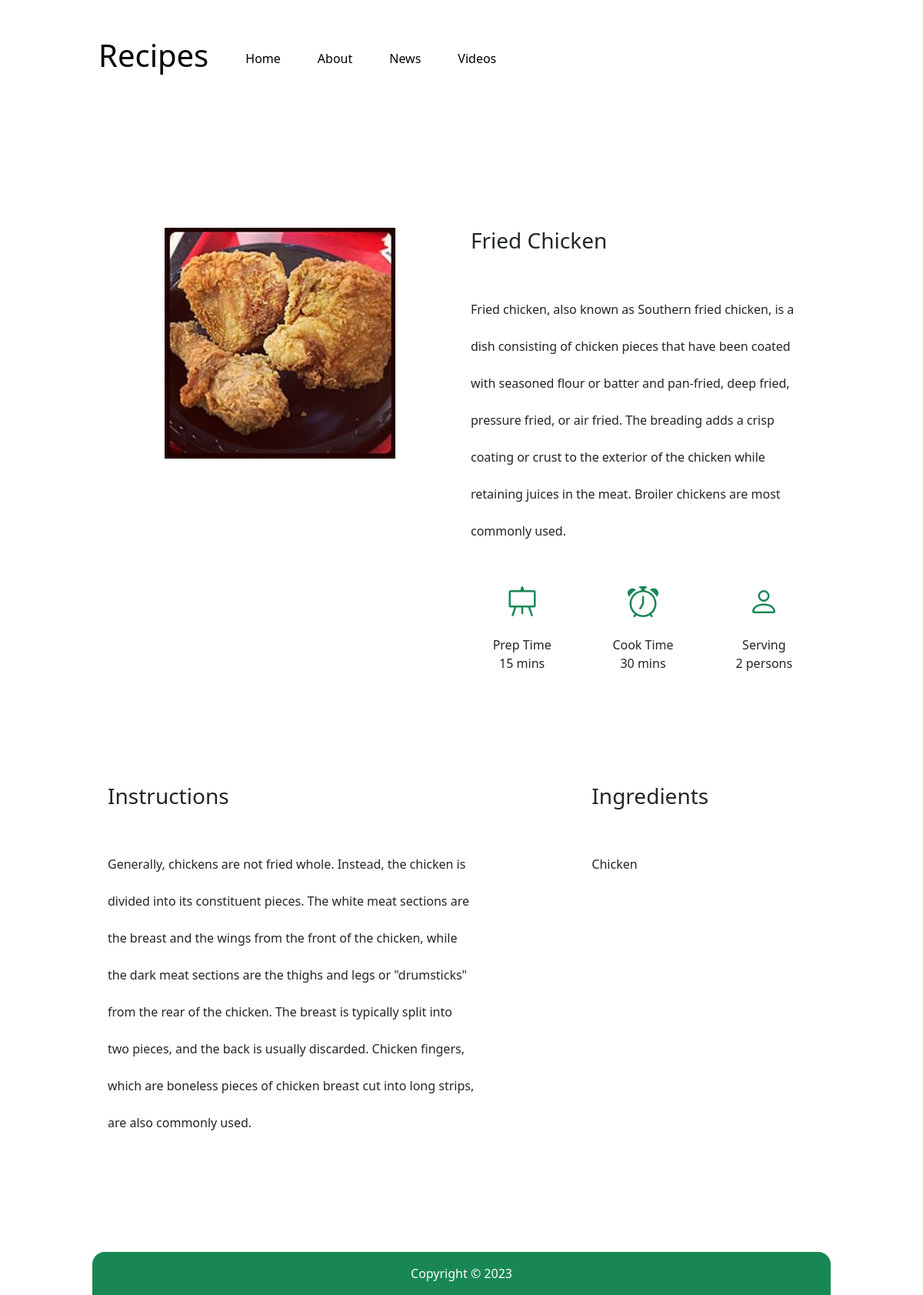
Page /recipe/fried-chicken on the committed database.
### recipes/models.py (models this page shows, shortened)
class Recipe(models.Model):
  title = models.CharField(max_length=100)
  slug = models.SlugField(unique=True, null=True)
  image = models.ImageField(upload_to="recipes", null=True)
  description = models.TextField(null=True)
  prep_time = models.PositiveIntegerField(null=True)
  cook_time = models.PositiveIntegerField(null=True)
  serving = models.PositiveIntegerField(null=True)
  instructions = models.TextField(null=True)
  ingredients = models.TextField(null=True)
  author = models.ForeignKey(User, on_delete=models.CASCADE)
  created_at = models.DateTimeField(auto_now_add=True)
  updated_at = models.DateTimeField(auto_now=True)

### recipes/views.py (the view)
# urls.py: path('recipe/<slug:the_slug>', views.RecipeDetailView.as_view(), name="recipes-detail"),
class RecipeDetailView(DetailView):
  model = models.Recipe
  slug_url_kwarg = 'the_slug'
  slug_field = 'slug'

### recipes/templates/recipes/recipe_detail.html (shortened to what this page needs)
{% extends "recipes/base.html" %}
{% block content %}
<div class="container text-center d-none d-sm-block" style="margin-top: 12rem;">
  <div class="row">
    <div class="col">
      <img style="height: 300px;" src="{{ object.image.url }}" alt="Image">
    </div>
    <div class="col text-start">
      <div class="d-flex justify-content-between">
        <h3 class="mb-5">{{ object.title }}</h3>
      </div>
      <p style="line-height: 3rem;">{{ object.description }}</p>
      <div class="row mt-5">
        <div class="col text-center">
          <p class="mt-4">Prep Time</p>
          <p style="margin-top: -1rem;">{{ object.prep_time }} mins</p>
        </div>
        <div class="col text-center">
          <p class="mt-4">Cook Time</p>
          <p style="margin-top: -1rem;">{{ object.cook_time }} mins</p>
        </div>
        <div class="col text-center">
          <p class="mt-4">Serving</p>
          <p style="margin-top: -1rem;">{{ object.serving }} persons</p>
        </div>
      </div>
    </div>
  </div>
</div>
<div class="container d-none d-sm-block" style="margin-top: 8rem; margin-bottom: 8rem;">
  <div class="row">
    <div class="col" style="margin-right: 8rem;">
      <h3 class="mb-5">Instructions</h3>
      <p style="line-height: 3rem;">{{ object.instructions }}</p>
    </div>
    <div class="col-4">
      <h3 class="mb-5">Ingredients</h3>
      <p style="line-height: 3rem; ">{{ object.ingredients }}</p>
    </div>
  </div>
</div>
{% endblock content %}

### rows in the picture
Recipe: image (picture), title "Fried Chicken", description "Fried chicken, also known as Southern fried chicken, is a dish consisting of chicken pieces that have been coated with seasoned flour or batter and pan-fried, deep fried, pressure fried, or air fried. The breading adds a crisp coating or crust to the exterior of the chicken while retaining juices in the meat. Broiler chickens are most commonly used.", prep_time "15", cook_time "30", serving "2", instructions "Generally, chickens are not fried whole. Instead, the chicken is divided into its constituent pieces. The white meat sections are the breast and the wings from the front of the chicken, while the dark meat sections are the thighs and legs or \"drumsticks\" from the rear of the chicken. The breast is typically split into two pieces, and the back is usually discarded. Chicken fingers, which are boneless pieces of chicken breast cut into long strips, are also commonly used.", ingredients "Chicken"
